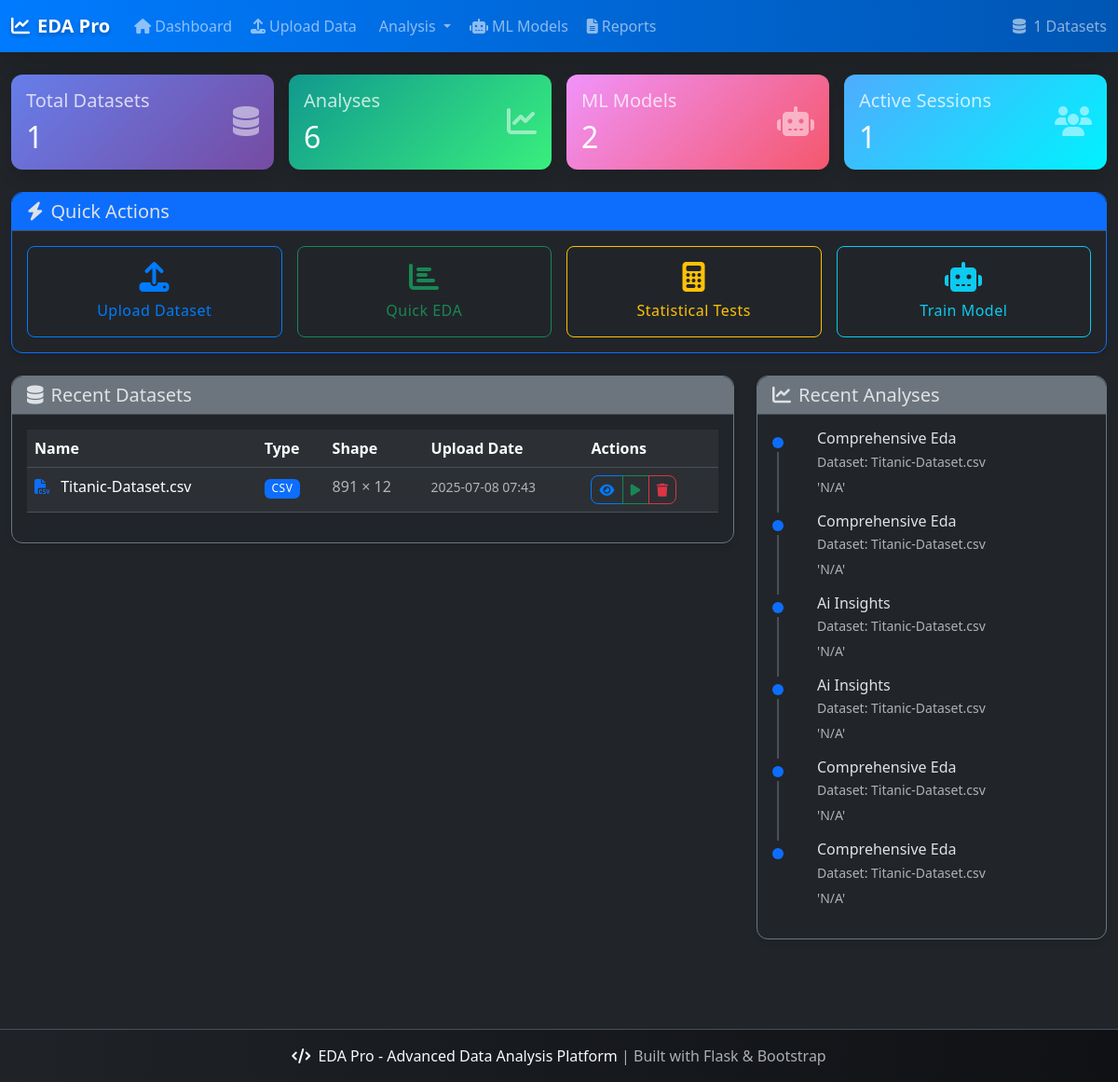
The page / on the database its author committed.
### models.py (models this page shows, shortened)
class Dataset(db.Model):
    id = db.Column(db.Integer, primary_key=True)
    filename = db.Column(db.String(255), nullable=False)
    file_path = db.Column(db.String(500), nullable=False)
    file_type = db.Column(db.String(50), nullable=False)
    upload_date = db.Column(db.DateTime, default=datetime.utcnow)
    shape_rows = db.Column(db.Integer)
    shape_cols = db.Column(db.Integer)
    memory_usage = db.Column(db.Float)
    column_info = db.Column(db.Text)  # JSON string of column metadata
    def get_column_info(self):
        if self.column_info:
            return json.loads(self.column_info)
        return {}
    def to_dict(self):
        return {
            'id': self.id,
            'filename': self.filename,
            'file_type': self.file_type,
            'upload_date': self.upload_date.isoformat() if self.upload_date else None,
            'shape_rows': self.shape_rows,
            'shape_cols': self.shape_cols,
            'memory_usage': self.memory_usage,
            'column_info': self.get_column_info()
        }

class Analysis(db.Model):
    id = db.Column(db.Integer, primary_key=True)
    dataset_id = db.Column(db.Integer, db.ForeignKey('dataset.id'), nullable=False)
    analysis_type = db.Column(db.String(100), nullable=False)  # 'eda', 'statistical_test', 'ml_model'
    results = db.Column(db.Text)  # JSON string of analysis results
    created_date = db.Column(db.DateTime, default=datetime.utcnow)
    dataset = db.relationship('Dataset', backref=db.backref('analyses', lazy=True))
    def get_results(self):
        if self.results:
            return json.loads(self.results)
        return {}
    def to_dict(self):
        return {
            'id': self.id,
            'dataset_id': self.dataset_id,
            'analysis_type': self.analysis_type,
            'created_date': self.created_date.isoformat() if self.created_date else None,
            'results': self.get_results(),
            'dataset': {
                'filename': self.dataset.filename if self.dataset else 'Unknown'
            }
        }

### routes/main.py (the view)
@main_bp.route('/')
def index():
    try:
        recent_datasets = Dataset.query.order_by(Dataset.upload_date.desc()).limit(5).all()
        recent_analyses = Analysis.query.order_by(Analysis.created_date.desc()).limit(10).all()
        total_datasets = Dataset.query.count()
        total_analyses = Analysis.query.count()
        total_models = ModelTraining.query.count()
        stats = {
            'total_datasets': total_datasets,
            'total_analyses': total_analyses,
            'total_models': total_models
        }
        datasets_data = [dataset.to_dict() for dataset in recent_datasets]
        analyses_data = [analysis.to_dict() for analysis in recent_analyses]
        return render_template('index.html',
                             recent_datasets=datasets_data,
                             recent_analyses=analyses_data,
                             stats=stats)
    except Exception as e:
        flash(f'Error loading dashboard: {str(e)}', 'error')
        return render_template('index.html',
                             recent_datasets=[],
                             recent_analyses=[],
                             stats={'total_datasets': 0, 'total_analyses': 0, 'total_models': 0})

### templates/index.html (shortened to what this page needs)
{% extends "base.html" %}
{% block content %}
<div class="row">
    <div class="col-12 mb-4">
        <div class="row g-3">
            <div class="col-md-3">
                <div class="card bg-gradient-primary border-0 shadow">
                    <div class="card-body">
                        <div class="row align-items-center">
                            <div class="col">
                                <h5 class="card-title text-white opacity-75">Total Datasets</h5>
                                <h2 class="text-white mb-0">{{ stats.total_datasets }}</h2>
                            </div>
                            <div class="col-auto">
                                <i class="fas fa-database fa-2x text-white opacity-50"></i>
                            </div>
                        </div>
                    </div>
                </div>
            </div>
            <div class="col-md-3">
                <div class="card bg-gradient-success border-0 shadow">
                    <div class="card-body">
                        <div class="row align-items-center">
                            <div class="col">
                                <h5 class="card-title text-white opacity-75">Analyses</h5>
                                <h2 class="text-white mb-0">{{ stats.total_analyses }}</h2>
                            </div>
                            <div class="col-auto">
                                <i class="fas fa-chart-line fa-2x text-white opacity-50"></i>
                            </div>
                        </div>
                    </div>
                </div>
            </div>
            <div class="col-md-3">
                <div class="card bg-gradient-warning border-0 shadow">
                    <div class="card-body">
                        <div class="row align-items-center">
                            <div class="col">
                                <h5 class="card-title text-white opacity-75">ML Models</h5>
                                <h2 class="text-white mb-0">{{ stats.total_models }}</h2>
                            </div>
                            <div class="col-auto">
                                <i class="fas fa-robot fa-2x text-white opacity-50"></i>
                            </div>
                        </div>
                    </div>
                </div>
            </div>
            <div class="col-md-3">
                <div class="card bg-gradient-info border-0 shadow">
                    <div class="card-body">
                        <div class="row align-items-center">
                            <div class="col">
                                <h5 class="card-title text-white opacity-75">Active Sessions</h5>
                                <h2 class="text-white mb-0" id="active-sessions">1</h2>
                            </div>
                            <div class="col-auto">
                                <i class="fas fa-users fa-2x text-white opacity-50"></i>
                            </div>
                        </div>
                    </div>
                </div>
            </div>
        </div>
    </div>
    <div class="col-12 mb-4">
        <div class="card bg-dark border-primary">
            <div class="card-header bg-primary">
                <h5 class="card-title mb-0">
                    <i class="fas fa-bolt me-2"></i>Quick Actions
                </h5>
            </div>
            <div class="card-body">
                <div class="row g-3">
                    <div class="col-md-6 col-lg-3">
                        <a href="{{ url_for('upload.upload_page') }}" class="btn btn-outline-primary w-100 py-3">
                            <i class="fas fa-upload fa-2x d-block mb-2"></i>
                            Upload Dataset
                        </a>
                    </div>
                    <div class="col-md-6 col-lg-3">
                        <button class="btn btn-outline-success w-100 py-3" onclick="quickEDA()">
                            <i class="fas fa-chart-bar fa-2x d-block mb-2"></i>
                            Quick EDA
                        </button>
                    </div>
                    <div class="col-md-6 col-lg-3">
                        <button class="btn btn-outline-warning w-100 py-3" onclick="quickStats()">
                            <i class="fas fa-calculator fa-2x d-block mb-2"></i>
                            Statistical Tests
                        </button>
                    </div>
                    <div class="col-md-6 col-lg-3">
                        <button class="btn btn-outline-info w-100 py-3" onclick="quickML()">
                            <i class="fas fa-robot fa-2x d-block mb-2"></i>
                            Train Model
                        </button>
                    </div>
                </div>
            </div>
        </div>
    </div>
    <div class="col-lg-8 mb-4">
        <div class="card bg-dark border-secondary">
            <div class="card-header bg-secondary">
                <h5 class="card-title mb-0">
                    <i class="fas fa-database me-2"></i>Recent Datasets
                </h5>
            </div>
            <div class="card-body">
                {% if recent_datasets %}
                    <div class="table-responsive">
                        <table class="table table-dark table-hover">
                            <thead>
                                <tr>
                                    <th>Name</th>
                                    <th>Type</th>
                                    <th>Shape</th>
                                    <th>Upload Date</th>
                                    <th>Actions</th>
                                </tr>
                            </thead>
                            <tbody>
                                {% for dataset in recent_datasets %}
                                <tr>
                                    <td>
                                        <i class="fas fa-file-csv me-2 text-primary"></i>
                                        {{ dataset.filename }}
                                    </td>
                                    <td>
                                        <span class="badge bg-primary">{{ dataset.file_type.upper() }}</span>
                                    </td>
                                    <td>
                                        <span class="text-muted">{{ dataset.shape_rows }} × {{ dataset.shape_cols }}</span>
                                    </td>
                                    <td>
                                        <small class="text-muted">
                                            {% if dataset.upload_date  %}
                                                {% if dataset.upload_date is string %}
                                                    {{ dataset.upload_date[:16].replace('T', ' ') }}
                                                {% else %}
                                                    {{ dataset.upload_date.strftime('%Y-%m-%d %H:%M') }}
                                                {% endif %}
                                            {% else %}
                                                'N/A'
                                            {% endif %}
                                        </small>
                                    </td>
                                    <td>
                                        <div class="btn-group btn-group-sm">
                                            <a href="{{ url_for('analysis.dataset_overview', dataset_id=dataset.id) }}"
                                               class="btn btn-outline-primary btn-sm">
                                                <i class="fas fa-eye"></i>
                                            </a>
                                            <button class="btn btn-outline-success btn-sm"
                                                    onclick="startAnalysis({{ dataset.id }})">
                                                <i class="fas fa-play"></i>
                                            </button>
                                            <button class="btn btn-outline-danger btn-sm"
                                                    onclick="deleteDataset({{ dataset.id }})">
                                                <i class="fas fa-trash"></i>
                                            </button>
                                        </div>
                                    </td>
                                </tr>
                                {% endfor %}
                            </tbody>
                        </table>
                    </div>
                {% endif %}
            </div>
        </div>
    </div>
    <div class="col-lg-4 mb-4">
        <div class="card bg-dark border-secondary">
            <div class="card-header bg-secondary">
                <h5 class="card-title mb-0">
                    <i class="fas fa-chart-line me-2"></i>Recent Analyses
                </h5>
            </div>
            <div class="card-body">
                {% if recent_analyses %}
                    <div class="timeline">
                        {% for analysis in recent_analyses %}
                        <div class="timeline-item mb-3">
                            <div class="d-flex">
                                <div class="flex-shrink-0">
                                    <div class="timeline-marker bg-primary"></div>
                                </div>
                                <div class="flex-grow-1 ms-3">
                                    <h6 class="mb-1">{{ analysis.analysis_type.replace('_', ' ').title() }}</h6>
                                    <p class="mb-1 text-muted small">
                                        Dataset: {{ analysis.dataset.filename }}
                                    </p>
                                    <small class="text-muted">
                                        {% if analysis.created_at %}
                                            {% if analysis.created_at is string %}
                                                {{ analysis.created_at[:16].replace('T', ' ') }}
                                            {% else %}
                                                {{ analysis.created_at.strftime('%Y-%m-%d %H:%M') }}
                                            {% endif %}
                                        {% else %}
                                            'N/A'
                                        {% endif %}
                                    </small>
                                </div>
                            </div>
                        </div>
                        {% endfor %}
                    </div>
                {% else %}
                    <div class="text-center py-4">
                        <i class="fas fa-chart-line fa-2x text-muted mb-2"></i>
                        <p class="text-muted mb-0">No analyses yet</p>
                    </div>
                {% endif %}
            </div>
        </div>
    </div>
</div>
{% endblock %}

### rows shown on the page
Dataset: filename "Titanic-Dataset.csv", file_type "CSV", shape_rows "891", shape_cols "12", upload_date "2025-07-08 07:43"
Analysis: analysis_type.replace "Comprehensive Eda", dataset.filename "Titanic-Dataset.csv"
Analysis: analysis_type.replace "Comprehensive Eda", dataset.filename "Titanic-Dataset.csv"
Analysis: analysis_type.replace "Ai Insights", dataset.filename "Titanic-Dataset.csv"
Analysis: analysis_type.replace "Ai Insights", dataset.filename "Titanic-Dataset.csv"
Analysis: analysis_type.replace "Comprehensive Eda", dataset.filename "Titanic-Dataset.csv"
Analysis: analysis_type.replace "Comprehensive Eda", dataset.filename "Titanic-Dataset.csv"

### other values the page prints
{{ stats.total_datasets }} "1"
{{ stats.total_analyses }} "6"
{{ stats.total_models }} "2"
